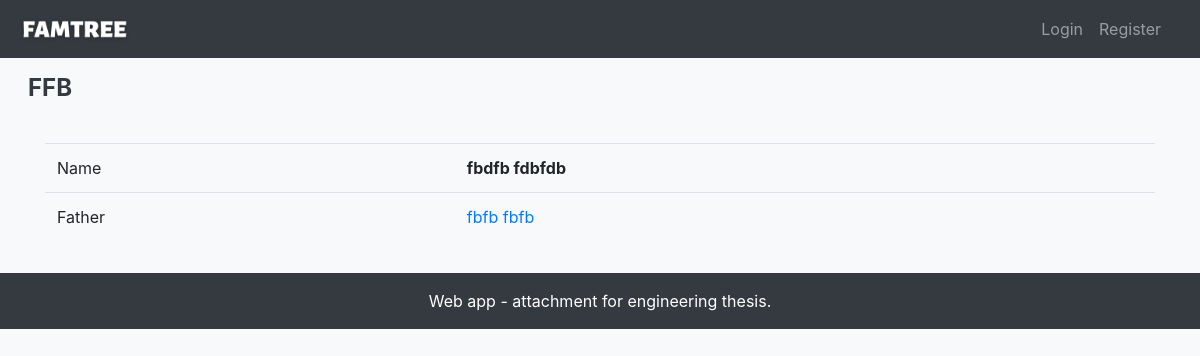
The app's page /tree/14/77/ with its own data.
### person/models.py (models this page shows, shortened)
class Person(models.Model):
    class Sex(models.IntegerChoices):
        MALE = 0, _('Male')
        FEMALE = 1, _('Female')
    first_name = models.CharField(max_length=30)
    last_name = models.CharField(max_length=30)
    maiden_name = models.CharField(max_length=30, null=True, blank=True)
    sex = models.IntegerField(choices=Sex.choices, default=0)
    date_of_birth = models.DateField(default=None, null=True, blank=True)
    date_of_death = models.DateField(default=None, null=True, blank=True)
    datetime_person = models.DateTimeField(default=timezone.now)
    family_tree = models.ForeignKey(FamilyTree, on_delete=models.CASCADE, related_name='family_tree')

### tree/models.py (models this page shows, shortened)
class FamilyTree(models.Model):
    class Access(models.IntegerChoices):
        PUBLIC = 0, _('public')
        PRIVATE = 1, _('private')
    name_tree = models.CharField(max_length=30)
    description = models.TextField(null=True, blank=True, max_length=300)
    datetime_tree = models.DateTimeField(default=timezone.now)
    access = models.IntegerField(choices=Access.choices)
    owner = models.ForeignKey(User, on_delete=models.CASCADE)
    def __str__(self):
        return self.name_tree

### person/view_history.py (the view, shortened to what this page needs)
# urls.py: path('<int:pk>/<int:pk_per>/', PersonDetailView.as_view(), name='person-detail'),
class PersonDetailView(UserPassesTestMixin, DetailView):
    model = Person
    template_name = 'person/detail.html'
    def test_func(self):
        person = self.get_object()
        tree = person.family_tree
        if tree.access == 0:
            return True
        if self.request.user == tree.owner:
            return True
        return False
    def get_object(self):
        obj = get_object_or_404(Person, pk=self.kwargs.get('pk_per'))
        obj.datetime_person = timezone.now()
        obj.save()
        return obj
    def get_context_data(self, **kwargs):
        context = super(PersonDetailView, self).get_context_data(**kwargs)
        context["own"] = False
        id_tree = self.object.family_tree_id
        owner = FamilyTree.objects.get(id=id_tree).owner
        if self.request.user == owner:
            context["own"] = True
        context["age"] = self.get_age()
        context["parents"] = self.get_parents()
        context["partner"] = self.get_partner()
        context["children"] = self.get_children()
        context["story"] = self.get_story()
        return context
    def get_age(self):
        if self.object.date_of_death is not None:
            if self.object.date_of_birth is not None:
                return f'Passed away at the age of {relativedelta(self.object.date_of_death, self.object.date_of_birth).years}'
        else:
            if self.object.date_of_birth is not None:
                return f'{relativedelta(datetime.date.today(), self.object.date_of_birth).years}'
    def get_parents(self):
        parents = Relation.objects.filter(related_person=self.object.id, family_relation='A')
        message = []
        for parent in parents:
            data = {'alive': '', 'status': '', 'person': '', 'age': ''}
            parent = Person.objects.get(id=parent.source_person_id)
            if parent.sex == 0:
                data['status'] = 'Father'
            else:
                data['status'] = 'Mother'
            data['person'] = parent
            if parent.date_of_death is not None:
                data['alive'] = f'{parent.date_of_death}'
            if parent.date_of_birth is not None:
                data['age'] = f'passed away at age of {relativedelta(parent.date_of_death, parent.date_of_birth).years}' if parent.date_of_death else f'{relativedelta(datetime.date.today(), parent.date_of_birth).years}'
            message.append(data)
        return message
    def get_children(self):
        children = Relation.objects.filter(source_person=self.object.id, family_relation='A').order_by('date_beginning')
        message = []
        return message
    def get_partner(self):
        message = []
        rel_partners = Relation.objects.filter(source_person=self.object.id,
                                               family_relation='P') if self.object.sex == 0 \
            else Relation.objects.filter(related_person=self.object.id, family_relation='P')
        return message
    def get_story(self):
        message = []
        data = {'event': '', 'status': '', 'rel_person': '', 'age': '', 'date': ''}
        rel_partners = Relation.objects.filter(source_person=self.object.id,
                                               family_relation='P') if self.object.sex == 0 \
            else Relation.objects.filter(related_person=self.object.id, family_relation='P')
        rel_parents = Relation.objects.filter(related_person=self.object.id, family_relation='A')
        for rel_parent in rel_parents:
            parent = Person.objects.get(id=rel_parent.source_person_id)
        rel_children = Relation.objects.filter(source_person=self.object.id, family_relation='A').order_by(
            'date_beginning')
        return message

### person/templates/person/detail.html (shortened to what this page needs)
{% extends 'users/base_template.html' %}
{% load crispy_forms_tags %}
{% block base %}
        <div class="container-fluid-sm my-3">
              <div class="row mx-1 my-1">
                    <div class="col-3 px-4">
                        <a href="{% url 'tree-detail' object.family_tree_id %}"><h4 class="font-weight-bold text-uppercase text-dark" > {{ object.family_tree }} </h4></a>
                    </div>
              </div>
        </div>
    <div class="container-sm py-3">
    <table class="table">
        <tbody>
      <tr>
          <td>Name</td><td><strong>{{object.first_name}} {{object.last_name}}</strong></td></tr>
      <tr>
        {% if parents %}
            {% regroup parents by status as status_list %}
            {% for status in status_list %}
                <tr><td>{{ status.grouper }}</td>
                {%  for parent in status.list %}
                    <td>
                        <a href="{% url 'person-detail' object.family_tree_id parent.person.id %}">{{ parent.person.first_name }} {{ parent.person.last_name }}</a></td>
                {% endfor %}
            {% endfor %}
        {% endif %}
        </tbody></table>
      </div>
{%  endblock %}

### records on screen
Person: family_tree "FFB", first_name "fbdfb", last_name "fdbfdb"
Person: person.first_name "fbfb", person.last_name "fbfb"

### other values on screen
{{ status.grouper }} "Father"
